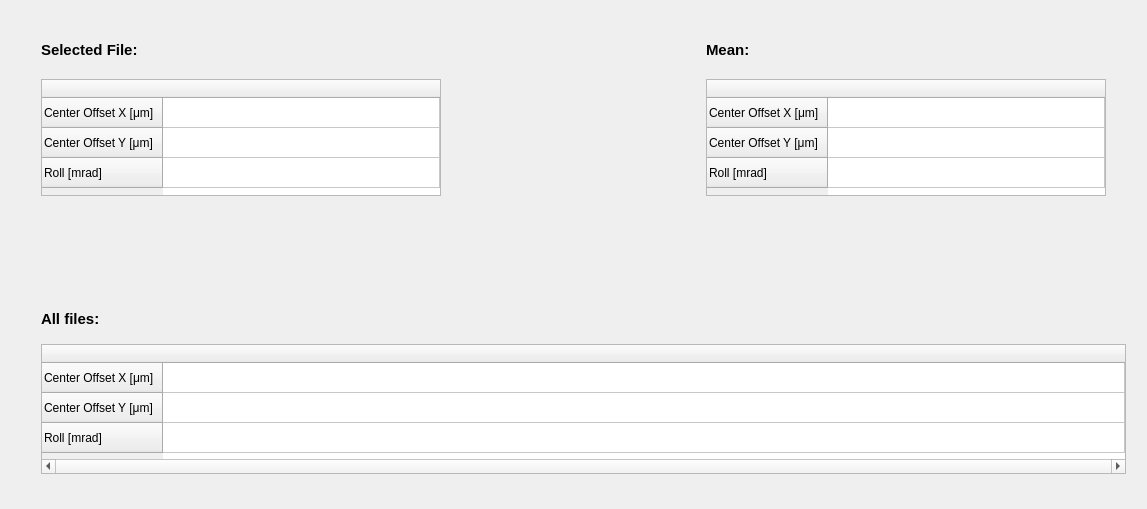
          <widget class="QWidget" name="residual_tables">
           <attribute name="title">
            <string>Roll and Center Offset</string>
           </attribute>
           <layout class="QGridLayout" name="gridLayout_17">
            <item row="0" column="0">
             <widget class="QFrame" name="frame_2">
              <property name="frameShape">
               <enum>QFrame::NoFrame</enum>
              </property>
              <property name="frameShadow">
               <enum>QFrame::Plain</enum>
              </property>
              <layout class="QHBoxLayout" name="horizontalLayout_4">
               <property name="spacing">
                <number>20</number>
               </property>
               <property name="margin">
                <number>30</number>
               </property>
               <item>
                <layout class="QVBoxLayout" name="verticalLayout_7">
                 <property name="spacing">
                  <number>20</number>
                 </property>
                 <item>
                  <widget class="QLabel" name="selected_file_label">
                   <property name="font">
                    <font>
                     <pointsize>11</pointsize>
                     <weight>75</weight>
                     <bold>true</bold>
                    </font>
                   </property>
                   <property name="text">
                    <string>Selected File:</string>
                   </property>
                  </widget>
                 </item>
                 <item>
                  <widget class="QTableWidget" name="table_one_file">
                   <property name="enabled">
                    <bool>true</bool>
                   </property>
                   <property name="sizePolicy">
                    <sizepolicy hsizetype="Expanding" vsizetype="MinimumExpanding">
                     <horstretch>0</horstretch>
                     <verstretch>0</verstretch>
                    </sizepolicy>
                   </property>
                   <property name="minimumSize">
                    <size>
                     <width>400</width>
                     <height>117</height>
                    </size>
                   </property>
                   <property name="maximumSize">
                    <size>
                     <width>600</width>
                     <height>117</height>
                    </size>
                   </property>
                   <property name="layoutDirection">
                    <enum>Qt::LeftToRight</enum>
                   </property>
                   <property name="autoFillBackground">
                    <bool>false</bool>
                   </property>
                   <property name="verticalScrollBarPolicy">
                    <enum>Qt::ScrollBarAlwaysOff</enum>
                   </property>
                   <property name="autoScroll">
                    <bool>true</bool>
                   </property>
                   <property name="editTriggers">
                    <set>QAbstractItemView::NoEditTriggers</set>
                   </property>
                   <attribute name="horizontalHeaderCascadingSectionResizes">
                    <bool>false</bool>
                   </attribute>
                   <attribute name="horizontalHeaderDefaultSectionSize">
                    <number>100</number>
                   </attribute>
                   <attribute name="horizontalHeaderMinimumSectionSize">
                    <number>80</number>
                   </attribute>
                   <attribute name="horizontalHeaderStretchLastSection">
                    <bool>true</bool>
                   </attribute>
                   <row>
                    <property name="text">
                     <string>Center Offset X [μm]</string>
                    </property>
                   </row>
                   <row>
                    <property name="text">
                     <string>Center Offset Y [μm]</string>
                    </property>
                   </row>
                   <row>
                    <property name="text">
                     <string>Roll [mrad]</string>
                    </property>
                   </row>
                   <column>
                    <property name="text">
                     <string/>
                    </property>
                   </column>
                  </widget>
                 </item>
                </layout>
               </item>
               <item>
                <spacer name="horizontalSpacer_9">
                 <property name="orientation">
                  <enum>Qt::Horizontal</enum>
                 </property>
                 <property name="sizeHint" stdset="0">
                  <size>
                   <width>245</width>
                   <height>20</height>
                  </size>
                 </property>
                </spacer>
               </item>
               <item>
                <layout class="QVBoxLayout" name="verticalLayout_8">
                 <property name="spacing">
                  <number>20</number>
                 </property>
                 <item>
                  <widget class="QLabel" name="mean_label">
                   <property name="font">
                    <font>
                     <pointsize>11</pointsize>
                     <weight>75</weight>
                     <bold>true</bold>
                    </font>
                   </property>
                   <property name="text">
                    <string>Mean:</string>
                   </property>
                  </widget>
                 </item>
                 <item>
                  <widget class="QTableWidget" name="table_avg">
                   <property name="enabled">
                    <bool>true</bool>
                   </property>
                   <property name="sizePolicy">
                    <sizepolicy hsizetype="Expanding" vsizetype="MinimumExpanding">
                     <horstretch>0</horstretch>
                     <verstretch>0</verstretch>
                    </sizepolicy>
                   </property>
                   <property name="minimumSize">
                    <size>
                     <width>400</width>
                     <height>117</height>
                    </size>
                   </property>
                   <property name="maximumSize">
                    <size>
                     <width>600</width>
                     <height>117</height>
                    </size>
                   </property>
                   <property name="layoutDirection">
                    <enum>Qt::LeftToRight</enum>
                   </property>
                   <property name="autoFillBackground">
                    <bool>false</bool>
                   </property>
                   <property name="verticalScrollBarPolicy">
                    <enum>Qt::ScrollBarAlwaysOff</enum>
                   </property>
                   <property name="autoScroll">
                    <bool>true</bool>
                   </property>
                   <property name="editTriggers">
                    <set>QAbstractItemView::NoEditTriggers</set>
                   </property>
                   <attribute name="horizontalHeaderCascadingSectionResizes">
                    <bool>false</bool>
                   </attribute>
                   <attribute name="horizontalHeaderDefaultSectionSize">
                    <number>100</number>
                   </attribute>
                   <attribute name="horizontalHeaderMinimumSectionSize">
                    <number>80</number>
                   </attribute>
                   <attribute name="horizontalHeaderStretchLastSection">
                    <bool>true</bool>
                   </attribute>
                   <row>
                    <property name="text">
                     <string>Center Offset X [μm]</string>
                    </property>
                   </row>
                   <row>
                    <property name="text">
                     <string>Center Offset Y [μm]</string>
                    </property>
                   </row>
                   <row>
                    <property name="text">
                     <string>Roll [mrad]</string>
                    </property>
                   </row>
                   <column>
                    <property name="text">
                     <string/>
                    </property>
                   </column>
                  </widget>
                 </item>
                </layout>
               </item>
              </layout>
             </widget>
            </item>
            <item row="1" column="0">
             <spacer name="verticalSpacer_4">
              <property name="orientation">
               <enum>Qt::Vertical</enum>
              </property>
              <property name="sizeHint" stdset="0">
               <size>
                <width>20</width>
                <height>68</height>
               </size>
              </property>
             </spacer>
            </item>
            <item row="2" column="0">
             <layout class="QVBoxLayout" name="verticalLayout_9">
              <property name="spacing">
               <number>10</number>
              </property>
              <property name="leftMargin">
               <number>30</number>
              </property>
              <property name="topMargin">
               <number>10</number>
              </property>
              <property name="rightMargin">
               <number>10</number>
              </property>
              <property name="bottomMargin">
               <number>30</number>
              </property>
              <item>
               <widget class="QLabel" name="all_files_label">
                <property name="font">
                 <font>
                  <pointsize>11</pointsize>
                  <weight>75</weight>
                  <bold>true</bold>
                 </font>
                </property>
                <property name="text">
                 <string>All files:</string>
                </property>
               </widget>
              </item>
              <item>
               <widget class="QTableWidget" name="table_all_files">
                <property name="enabled">
                 <bool>true</bool>
                </property>
                <property name="sizePolicy">
                 <sizepolicy hsizetype="Expanding" vsizetype="MinimumExpanding">
                  <horstretch>0</horstretch>
                  <verstretch>0</verstretch>
                 </sizepolicy>
                </property>
                <property name="minimumSize">
                 <size>
                  <width>400</width>
                  <height>130</height>
                 </size>
                </property>
                <property name="maximumSize">
                 <size>
                  <width>1100</width>
                  <height>117</height>
                 </size>
                </property>
                <property name="layoutDirection">
                 <enum>Qt::LeftToRight</enum>
                </property>
                <property name="autoFillBackground">
                 <bool>false</bool>
                </property>
                <property name="verticalScrollBarPolicy">
                 <enum>Qt::ScrollBarAlwaysOff</enum>
                </property>
                <property name="horizontalScrollBarPolicy">
                 <enum>Qt::ScrollBarAlwaysOn</enum>
                </property>
                <property name="autoScroll">
                 <bool>true</bool>
                </property>
                <property name="editTriggers">
                 <set>QAbstractItemView::NoEditTriggers</set>
                </property>
                <attribute name="horizontalHeaderCascadingSectionResizes">
                 <bool>false</bool>
                </attribute>
                <attribute name="horizontalHeaderDefaultSectionSize">
                 <number>100</number>
                </attribute>
                <attribute name="horizontalHeaderMinimumSectionSize">
                 <number>80</number>
                </attribute>
                <attribute name="horizontalHeaderStretchLastSection">
                 <bool>true</bool>
                </attribute>
                <row>
                 <property name="text">
                  <string>Center Offset X [μm]</string>
                 </property>
                </row>
                <row>
                 <property name="text">
                  <string>Center Offset Y [μm]</string>
                 </property>
                </row>
                <row>
                 <property name="text">
                  <string>Roll [mrad]</string>
                 </property>
                </row>
                <column>
                 <property name="text">
                  <string/>
                 </property>
                </column>
               </widget>
              </item>
             </layout>
            </item>
           </layout>
          </widget>
